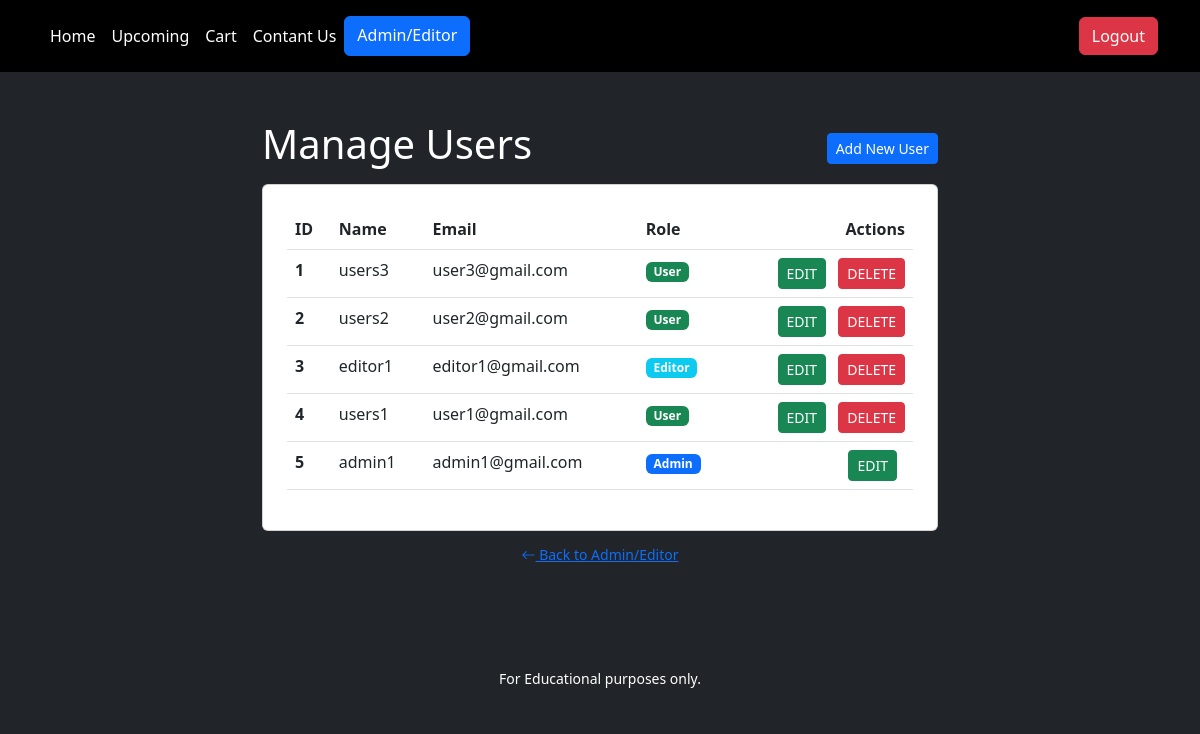
Screenshot of /manage-users (signed in) with the database file from the repository.
### tables this page shows
CREATE TABLE `users` (
  `id` int(11) NOT NULL AUTO_INCREMENT,
  `name` varchar(255) NOT NULL,
  `password` varchar(255) NOT NULL,
  `email` varchar(255) NOT NULL,
  `role` varchar(255) NOT NULL DEFAULT 'user',
  `created_at` timestamp NOT NULL DEFAULT current_timestamp() ON UPDATE current_timestamp(),
  PRIMARY KEY (`id`)
);

### includes/class-authentication.php (called while the page is built, shortened)
<?php
class AUTHENTICATION
{
    public static function isLoggedIn()
    {
        return isset ( $_SESSION['user'] );
    }
      public static function getRole()
      {
        if ( self::isLoggedIn() ){
            return $_SESSION['user']['role'];
        }
        return false;
      }
      public static function isAdmin()
      {
        return self::getRole() == 'admin';
      }
      public static function isEditor()
      {
        return self::getRole() == 'editor';
      }
    public static function whoCanAccess($role)
    {
        if ( self::isLoggedIn()){
            switch( $role ){
                case 'admin';
                    return self::isAdmin();
                case 'editor';
                    return self::isEditor() || self::isAdmin() ;
            }
        }
        return false;
    }
}

### includes/class-db.php (called while the page is built, shortened)
<?php
class DB
{
    private $db;
    public function __construct()
    {
        try{
            $this->db = new PDO(
                'mysql:host=devkinsta_db;dbname=Final_project',
                'root',
                '4JqGyoVdUoAAEJxU'
            );
        }catch( PDOException $error ){
            die( "Database connection failed" );
        }
    }
    public static function connect()
    {
        return new self();
    }
    public function select( $sql, $data = [],$is_list = false)
    {
        $statement = $this->db->prepare( $sql );
        $statement->execute($data);
        if ( $is_list ){
            return $statement->fetchAll(PDO::FETCH_ASSOC);
        }else{
            return $statement->fetch(PDO::FETCH_ASSOC);
        }
    }
}

### includes/class-user.php (called while the page is built, shortened)
<?php
class User
{
    public static function getAllUsers()
    {
        return DB::connect()->select(
            'SELECT * FROM users ORDER BY id DESC',
            [],
            true
        );
    }
}

### admins/manage-users.php (the view, shortened to what this page needs)
<?php
require dirname(__DIR__) . '/parts/header.php';?>
<div class="container mx-auto my-5" style="max-width: 700px;">
    <div class="d-flex justify-content-between align-items-center mb-2">
        <h1 class="h1 text-white">Manage Users</h1>
        <div class="text-end">
            <a href="/manage-users-add" class="btn btn-primary btn-sm">Add New User</a>
        </div>
    </div>
    <div class="card mb-2 p-4">
        <table class="table">
            <thead>
                <tr>
                    <th scope="col">ID</th>
                    <th scope="col">Name</th>
                    <th scope="col">Email</th>
                    <th scope="col">Role</th>
                    <th scope="col" class="text-end">Actions</th>
                </tr>
            </thead>
            <tbody>
                <?php foreach( User::getAllUsers() as $index =>$user ) : ?>
                <tr>
                    <th scope="row"><?php echo $index+1; ?></th>
                    <td><?php echo $user['name']; ?></td>
                    <td><?php echo $user['email']; ?></td>
                    <td><?php switch($user['role']){
                            case 'user':
                            echo '<span class="badge bg-success">User</span>';
                            break;
                            case 'editor':
                            echo '<span class="badge bg-info">Editor</span>';
                            break;
                            case 'admin':
                            echo '<span class="badge bg-primary">Admin</span>';
                            break;
                        }?>
                    </td>
                    <td class="text-end">
                        <div class="buttons">
                            <a href="/manage-users-edit?id=<?php echo $user['id']; ?>"
                                class="btn btn-success btn-sm me-2">EDIT</a>
                            <?php if ( $_SESSION['user']['id'] !== $user['id'] ) : ?>
                            <button type="button" class="btn btn-danger btn-sm" data-bs-toggle="modal"
                                data-bs-target="#user-<?php echo $user['id']; ?>">DELETE
                            </button>
                            <?php endif; ?>
                        </div>
                    </td>
                </tr>
                <?php endforeach; ?>
            </tbody>
        </table>
    </div>
    <div class="text-center">
        <a href="/admin_page" class="btn btn-link btn-sm"><i class="bi bi-arrow-left"></i> Back to Admin/Editor</a>
    </div>
</div>
<?php
require dirname(__DIR__) . '/parts/footer.php';

### index.php (shortened to what this page needs)
<?php
    require "includes/class-db.php";
    require "includes/class-user.php";
    require "includes/class-authentication.php";
$path = $_SERVER[ "REQUEST_URI" ];
$path = trim( $path , '/' );
$path = parse_url( $path , PHP_URL_PATH );
switch( $path ) {
    case 'manage-users':
        require 'admins/manage-users.php';
        break;
}

### parts/header.php (shortened to what this page needs)
<!DOCTYPE html>
<html lang="en">
<head>
    <link rel="stylesheet" href="../assets/css/style.css?v=<?= time()?> " />
    <link href="https://cdn.jsdelivr.net/npm/bootstrap@5.2.2/dist/css/bootstrap.min.css" rel="stylesheet" />
    <link rel="stylesheet" href="https://cdn.jsdelivr.net/npm/bootstrap-icons@1.10.2/font/bootstrap-icons.css" />
</head>
<body>
    <header class="p-3 bg-black">
        <div class="container">
            <div class="d-flex flex-wrap align-items-center justify-content-center justify-content-lg-start">
                <ul class="nav col-12 col-lg-auto me-lg-auto mb-2 justify-content-center mb-md-0">
                    <li>
                        <a href="/" class="nav-link px-2 text-white">Home</a>
                    </li>
                    <li>
                        <a href="/upcoming" class="nav-link px-2 text-white">Upcoming</a>
                    </li>
                    <li>
                        <a href="/cart" class="nav-link px-2 text-white">Cart</a>
                    </li>
                    <li>
                        <a href="/contant_us" class="nav-link px-2 text-white">Contant Us</a>
                    </li>
                    <?php if ( Authentication::whoCanAccess('editor') ) : ?>
                    <a href="/admin_page" class="btn btn-primary">Admin/Editor</a>
                    <?php endif; ?>
                </ul>
                <div class="text-end">
                    <?php if (AUTHENTICATION::isLoggedIn()) : ?>
                    <a href="/logout" class="btn btn-danger">Logout</a>
                    <?php else : ?>
                    <a href="/login" class="btn btn-outline-light me-2">Login</a>
                    <a href="/signup" class="btn btn-warning">Sign-up</a>
                    <?php endif; ?>
                </div>
            </div>
        </div>
    </header>

### parts/footer.php (shortened to what this page needs)
<footer class="text-white bg-dark text-center py-3 mt-5 pt-5">
    <small>For Educational purposes only.</small>
</footer>
</body>
</html>

### assets/css/style.css (style rules this page uses)
* { padding: 0; margin: 0; }

### parts/header.php (style rules this page uses)
body { background: rgb(33, 37, 41); }

### rows the page displays
users: name "users3", email "user3@gmail.com", role "User"
users: name "users2", email "user2@gmail.com", role "User"
users: name "editor1", email "editor1@gmail.com", role "Editor"
users: name "users1", email "user1@gmail.com", role "User"
users: name "admin1", email "admin1@gmail.com", role "Admin"
